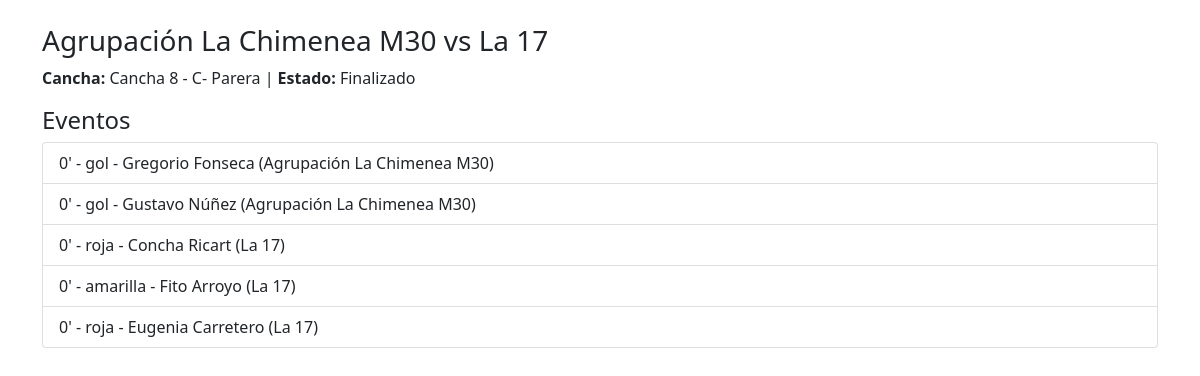
The page /admin/eventos.php?partido=1438 (signed in) on the database its author committed.
### tables this page shows
CREATE TABLE `partidos` (
  `id` int(11) NOT NULL,
  `fecha_id` int(11) NOT NULL,
  `equipo_local_id` int(11) NOT NULL,
  `equipo_visitante_id` int(11) NOT NULL,
  `cancha_id` int(11) DEFAULT NULL,
  `fecha_partido` date NOT NULL,
  `hora_partido` time DEFAULT NULL,
  `goles_local` int(11) DEFAULT 0,
  `goles_visitante` int(11) DEFAULT 0,
  `estado` enum('programado','en_curso','finalizado','suspendido') DEFAULT 'programado',
  `minuto_actual` int(11) DEFAULT 0,
  `minuto_periodo` int(11) DEFAULT 0,
  `segundos_transcurridos` int(11) DEFAULT 0,
  `tiempo_actual` enum('primer_tiempo','descanso','segundo_tiempo','finalizado') DEFAULT 'primer_tiempo',
  `iniciado_at` timestamp NULL DEFAULT NULL,
  `finalizado_at` timestamp NULL DEFAULT NULL,
  `observaciones` text DEFAULT NULL,
  `zona_id` int(11) DEFAULT NULL COMMENT 'ID de zona si es partido de fase de grupos',
  `fase_eliminatoria_id` int(11) DEFAULT NULL COMMENT 'ID de fase eliminatoria si es partido eliminatorio',
  `numero_llave` int(11) DEFAULT NULL COMMENT 'Número de llave en fase eliminatoria',
  `origen_local` varchar(255) DEFAULT NULL COMMENT 'Origen del equipo local (ej: "1° Zona A")',
  `origen_visitante` varchar(255) DEFAULT NULL COMMENT 'Origen del equipo visitante',
  `goles_local_penales` int(11) DEFAULT NULL COMMENT 'Goles en penales (equipo local)',
  `goles_visitante_penales` int(11) DEFAULT NULL COMMENT 'Goles en penales (equipo visitante)',
  `tipo_torneo` enum('normal','zona','eliminatoria') DEFAULT 'normal' COMMENT 'Tipo de partido',
  `jornada_zona` int(11) DEFAULT NULL COMMENT 'Número de jornada dentro de la zona',
  `penales_definido` tinyint(1) DEFAULT 0 COMMENT 'Indica si el partido se definió por penales (para eliminatorias)',
  `tipo_partido` varchar(20) DEFAULT 'normal' COMMENT 'Valores: normal, octavos, cuartos, semifinal, final, tercer_puesto'
);

CREATE TABLE `equipos` (
  `id` int(11) NOT NULL,
  `categoria_id` int(11) NOT NULL,
  `nombre` varchar(100) NOT NULL,
  `logo` varchar(255) DEFAULT NULL,
  `color_camiseta` varchar(50) DEFAULT NULL,
  `director_tecnico` varchar(100) DEFAULT NULL,
  `activo` tinyint(1) DEFAULT 1,
  `created_at` timestamp NULL DEFAULT current_timestamp()
);

CREATE TABLE `canchas` (
  `id` int(11) NOT NULL,
  `nombre` varchar(100) NOT NULL,
  `ubicacion` varchar(200) DEFAULT NULL,
  `activa` tinyint(1) DEFAULT 1
);

CREATE TABLE `eventos_partido` (
  `id` int(11) NOT NULL,
  `partido_id` int(11) NOT NULL,
  `campeonato_id` int(11) DEFAULT NULL COMMENT 'ID del campeonato (calculado desde partido)',
  `jugador_id` int(11) NOT NULL,
  `tipo_evento` enum('gol','amarilla','roja') NOT NULL,
  `minuto` int(11) NOT NULL,
  `observaciones` varchar(255) DEFAULT NULL,
  `tipo_partido` varchar(20) DEFAULT 'normal',
  `es_torneo_zonal` tinyint(1) DEFAULT 0 COMMENT 'Indica si este evento pertenece a un torneo por zonas (1) o torneo largo (0)',
  `created_at` timestamp NULL DEFAULT current_timestamp()
);

CREATE TABLE `jugadores` (
  `id` int(11) NOT NULL,
  `equipo_id` int(11) NOT NULL,
  `dni` varchar(20) NOT NULL,
  `apellido_nombre` varchar(150) NOT NULL,
  `fecha_nacimiento` date NOT NULL,
  `foto` varchar(255) DEFAULT NULL,
  `activo` tinyint(1) DEFAULT 1,
  `amarillas_acumuladas` int(11) DEFAULT 0,
  `created_at` timestamp NULL DEFAULT current_timestamp()
);

### admin/eventos.php (the view, shortened to what this page needs)
<?php
$db = Database::getInstance()->getConnection();
$partido_id = $_GET['partido'] ?? $_GET['id'] ?? null;
$partido_seleccionado = null;
$eventos_partido = [];
if ($partido_id) {
    $stmt = $db->prepare("
        SELECT p.*,
               el.nombre as equipo_local, el.logo as logo_local,
               ev.nombre as equipo_visitante, ev.logo as logo_visitante,
               c.nombre as cancha,
               cat.nombre as categoria,
               camp.nombre as campeonato
        FROM partidos p
        JOIN equipos el ON p.equipo_local_id = el.id
        JOIN equipos ev ON p.equipo_visitante_id = ev.id
        LEFT JOIN canchas c ON p.cancha_id = c.id
        JOIN fechas f ON p.fecha_id = f.id
        JOIN categorias cat ON f.categoria_id = cat.id
        JOIN campeonatos camp ON cat.campeonato_id = camp.id
        WHERE p.id = ?
    ");
    $stmt->execute([$partido_id]);
    $partido_seleccionado = $stmt->fetch();
    if ($partido_seleccionado) {
        $stmt = $db->prepare("
            SELECT e.*, j.apellido_nombre, j.dni, eq.nombre as equipo_nombre
            FROM eventos_partido e
            JOIN jugadores j ON e.jugador_id = j.id
            JOIN equipos eq ON j.equipo_id = eq.id
            WHERE e.partido_id = ?
            ORDER BY e.minuto ASC, e.created_at ASC
        ");
        $stmt->execute([$partido_id]);
        $eventos_partido = $stmt->fetchAll();
    }
}
?>
<!DOCTYPE html>
<html lang="es">
<head>
<link href="https://cdnjs.cloudflare.com/ajax/libs/bootstrap/5.1.3/css/bootstrap.min.css" rel="stylesheet">
<link href="https://cdnjs.cloudflare.com/ajax/libs/font-awesome/6.0.0/css/all.min.css" rel="stylesheet">
<link href="<?php echo SITE_URL; ?>assets/css/style.css" rel="stylesheet">
</head>
<body>
<div class="container mt-4">
    <?php if($partido_seleccionado): ?>
        <h3><?= $partido_seleccionado['equipo_local'] ?> vs <?= $partido_seleccionado['equipo_visitante'] ?></h3>
        <p><b>Cancha:</b> <?= $partido_seleccionado['cancha'] ?> | <b>Estado:</b> <?= ucfirst($partido_seleccionado['estado']) ?></p>
        <h4>Eventos</h4>
        <?php if($eventos_partido): ?>
            <ul class="list-group">
                <?php foreach($eventos_partido as $ev): ?>
                    <li class="list-group-item">
                        <?= $ev['minuto'] ?>' - <?= $ev['tipo_evento'] ?> - <?= $ev['apellido_nombre'] ?> (<?= $ev['equipo_nombre'] ?>)
                    </li>
                <?php endforeach; ?>
            </ul>
        <?php else: ?>
            <p>No hay eventos registrados para este partido.</p>
        <?php endif; ?>
    <?php else: ?>
        <p>Partido no encontrado o no seleccionado.</p>
    <?php endif; ?>
</div>
</body>
</html>

### rows shown on the page
partidos: equipo_local.nombre "Agrupación La Chimenea M30", equipo_visitante.nombre "La 17", cancha.nombre "Cancha 8 - C- Parera", estado "Finalizado"
eventos_partido: minuto "0", tipo_evento "gol", jugador.apellido_nombre "Gregorio Fonseca", equipos.nombre "Agrupación La Chimenea M30"
eventos_partido: minuto "0", tipo_evento "gol", jugador.apellido_nombre "Gustavo Núñez", equipos.nombre "Agrupación La Chimenea M30"
eventos_partido: minuto "0", tipo_evento "roja", jugador.apellido_nombre "Concha Ricart", equipos.nombre "La 17"
eventos_partido: minuto "0", tipo_evento "amarilla", jugador.apellido_nombre "Fito Arroyo", equipos.nombre "La 17"
eventos_partido: minuto "0", tipo_evento "roja", jugador.apellido_nombre "Eugenia Carretero", equipos.nombre "La 17"
